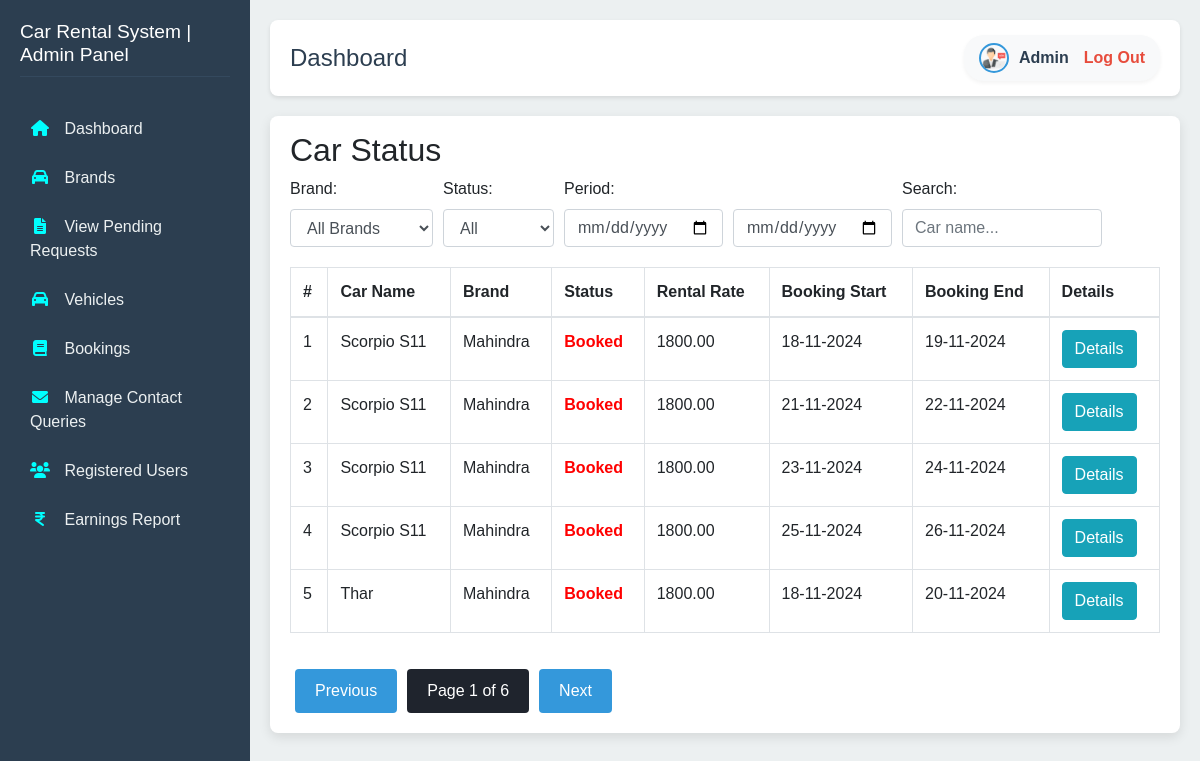
/admin/admin_car_status.php (signed in), run on the app's committed database.
### tables this page shows
CREATE TABLE `vehicles` (
  `id` int(11) NOT NULL,
  `availability` tinyint(1) NOT NULL DEFAULT 1,
  `brand_id` int(11) DEFAULT NULL,
  `vehicle_name` varchar(255) NOT NULL,
  `car_type` enum('SUV','Sedan','Sports','Hatchback') DEFAULT NULL,
  `price_per_day` decimal(10,2) NOT NULL,
  `rent_per_hour` decimal(10,2) NOT NULL,
  `fuel_type` varchar(50) NOT NULL,
  `seating_capacity` int(2) NOT NULL,
  `engine` varchar(10) NOT NULL,
  `transmission` enum('Manual','Automatic') NOT NULL,
  `power` varchar(10) NOT NULL,
  `torque` varchar(10) NOT NULL,
  `fuel_tank_capacity` varchar(10) NOT NULL,
  `mileage` varchar(20) NOT NULL,
  `photos` text NOT NULL,
  `photos1` varchar(150) NOT NULL,
  `photos2` varchar(150) NOT NULL,
  `photos3` varchar(150) NOT NULL,
  `model_year` int(11) NOT NULL,
  `status` tinyint(1) DEFAULT 1
);

CREATE TABLE `brands` (
  `id` int(11) NOT NULL,
  `brand_name` varchar(255) NOT NULL,
  `adding_date` date NOT NULL,
  `updation_date` date NOT NULL
);

CREATE TABLE `booking_req` (
  `id` int(11) NOT NULL,
  `user_id` int(11) NOT NULL,
  `vehicle_id` int(11) NOT NULL,
  `start_date` date NOT NULL,
  `end_date` date NOT NULL,
  `start_time` time DEFAULT NULL,
  `end_time` time DEFAULT NULL,
  `hours_booked` int(11) DEFAULT NULL,
  `days_booked` int(11) DEFAULT NULL,
  `total_price` decimal(10,2) NOT NULL,
  `status` enum('Pending','Approved','Rejected') DEFAULT 'Pending',
  `payment_way` varchar(20) NOT NULL,
  `created_at` timestamp NOT NULL DEFAULT current_timestamp()
);

### admin/admin_car_status.php (the view, shortened to what this page needs)
<?php
require('db_connection.php');
$brand = isset($_GET['brand']) ? $_GET['brand'] : 'all';
$status = isset($_GET['status']) ? $_GET['status'] : 'all';
$start = isset($_GET['start']) ? $_GET['start'] : '';
$end = isset($_GET['end']) ? $_GET['end'] : '';
$search = isset($_GET['search']) ? $_GET['search'] : '';
$page = isset($_GET['page']) ? (int)$_GET['page'] : 1;
$rowsPerPage = 5;
$offset = ($page - 1) * $rowsPerPage;
$query = "SELECT v.id, v.vehicle_name, b.brand_name,
                 IF(br.start_date IS NOT NULL AND br.end_date IS NOT NULL, 'Booked', 'Available') AS status,
                 v.price_per_day AS rental_rate, br.start_date, br.end_date
          FROM vehicles AS v
          INNER JOIN brands AS b ON v.brand_id = b.id
          LEFT JOIN booking_req AS br ON v.id = br.vehicle_id
          WHERE 1";
$countQuery = "SELECT COUNT(*) AS total
               FROM vehicles v
               INNER JOIN brands b ON v.brand_id = b.id
               LEFT JOIN booking_req br ON v.id = br.vehicle_id
               WHERE 1";
$countResult = $conn->query($countQuery);
$totalRows = $countResult->fetch_assoc()['total'];
$total_pages = ceil($totalRows / $rowsPerPage);
$query .= " LIMIT $offset, $rowsPerPage";
$result = $conn->query($query);
?>
<!DOCTYPE html>
<html lang="en">
<head>
    <link rel="stylesheet" href="admin-style.css">
    <link rel="stylesheet" href="https://maxcdn.bootstrapcdn.com/bootstrap/4.5.2/css/bootstrap.min.css">
    <link rel="stylesheet" href="https://cdnjs.cloudflare.com/ajax/libs/font-awesome/6.0.0-beta3/css/all.min.css">
</head>
<body>
<?php require('navbar.php'); ?>
<div class="container">
    <h2>Car Status</h2>
    <div class="filter-container">
        <div>
            <label for="brandFilter">Brand:</label>
            <select id="brandFilter" class="form-control" onchange="applyFilters()">
                <option value="all">All Brands</option>
            </select>
        </div>
        <div>
            <label for="statusFilter">Status:</label>
            <select id="statusFilter" class="form-control" onchange="applyFilters()">
                <option value="all" <?php echo $status == 'all' ? 'selected' : ''; ?>>All</option>
            </select>
        </div>
        <div>
            <label for="timePeriodFilter">Period:</label>
            <div style="display: flex; gap: 10px;">
                <input type="date" id="startDate" class="form-control" value="<?php echo $start; ?>" onchange="applyFilters()">
                <input type="date" id="endDate" class="form-control" value="<?php echo $end; ?>" onchange="applyFilters()">
            </div>
        </div>
        <div>
            <label for="searchBox">Search:</label>
            <input type="text" id="searchBox" class="form-control" placeholder="Car name..." value="<?php echo $search; ?>" onchange="applyFilters()">
        </div>
    </div>
<div class="table-container">
    <table id="carStatusTable" class="table table-bordered">
        <thead>
            <tr>
                <th>#</th>
                <th>Car Name</th>
                <th>Brand</th>
                <th>Status</th>
                <th>Rental Rate</th>
                <th>Booking Start</th>
                <th>Booking End</th>
                <th>Details</th>
            </tr>
        </thead>
        <tbody>
            <?php
            if ($result->num_rows > 0) {
                $counter = $offset + 1;
                while ($row = $result->fetch_assoc()) {
                    $startDate = new DateTime($row['start_date'], new DateTimeZone('UTC'));
                    $startDate->setTimezone(new DateTimeZone('Asia/Kolkata'));
                    $startDateFormatted = $startDate->format('d-m-Y');
                    $endDate = new DateTime($row['end_date'], new DateTimeZone('UTC'));
                    $endDate->setTimezone(new DateTimeZone('Asia/Kolkata'));
                    $endDateFormatted = $endDate->format('d-m-Y');
                    $statusClass = ($row['status'] == 'Available') ? 'status-available' : 'status-booked';
                    $bookingId = $row['id'];
                    echo "<tr>
                            <td>{$counter}</td>
                            <td>{$row['vehicle_name']}</td>
                            <td>{$row['brand_name']}</td>
                            <td class='{$statusClass}'>{$row['status']}</td>
                            <td>{$row['rental_rate']}</td>
                            <td>{$startDateFormatted}</td>
                            <td>{$endDateFormatted}</td>
                            <td><a href='booking_details.php?booking_id={$bookingId}' class='btn btn-info'>Details</a></td>
                          </tr>";
                    $counter++;
                }
            } else {
                echo "<tr><td colspan='8'>No results found.</td></tr>";
            }
            ?>
        </tbody>
    </table>
</div>
<div class="pagination">
    <a href="?brand=<?php echo urlencode($brand); ?>&status=<?php echo urlencode($status); ?>&start=<?php echo urlencode($start); ?>&end=<?php echo urlencode($end); ?>&search=<?php echo urlencode($search); ?>&page=<?php echo ($page > 1) ? $page - 1 : 1; ?>" class="prev-btn">Previous</a>
    <span class="current-page">Page <?php echo $page; ?> of <?php echo $total_pages; ?></span>
    <a href="?brand=<?php echo urlencode($brand); ?>&status=<?php echo urlencode($status); ?>&start=<?php echo urlencode($start); ?>&end=<?php echo urlencode($end); ?>&search=<?php echo urlencode($search); ?>&page=<?php echo ($page < $total_pages) ? $page + 1 : $total_pages; ?>" class="prev-btn">Next</a>
</div>
</div>
</body>
</html>

### admin/admin-style.css (style rules this page uses)
body { font-family: 'Segoe UI', Tahoma, Geneva, Verdana, sans-serif; margin: 0; padding: 0; display: flex; background-color: #f0f4f8; }
.table-container { overflow-x: auto; margin-top: 0.1rem; }
.pagination { margin-top: 20px; text-align: center; }
.pagination a, .pagination span { display: inline-block; padding: 10px 20px; margin: 0 5px; border-radius: 4px; text-decoration: none; color: #fff; background-color: #3498db; transition: background-color 0.3 ease; }
.pagination .current-page { background-color: #1f242d; }

### admin/admin_car_status.php (style rules this page uses)
body { font-family: Arial, sans-serif; margin: 0; background-color: #f4f4f9; }
.container { max-width: 1000px; margin: 0 auto; padding: 20px; padding-top:15px; background-color: #fff; box-shadow: 0 4px 12px rgba(0, 0, 0, 0.1); border-radius: 8px; }
.filter-container, .search-container { display: flex; gap: 10px; flex-wrap: wrap; margin-bottom: 20px; align-items: center; }
.table-container { overflow-x: auto; margin-top: 20px; }
table { width: 100%; border-collapse: collapse; }
th, td { padding: 10px; border: 1px solid #ddd; text-align: left; }
.status-booked { color: red; font-weight: bold; }
.filter-container .form-control { max-width: 200px; }
.pagination { padding-top:0px; }

### data on the page
vehicles: vehicle_name "Scorpio S11", brand.brand_name "Mahindra", status "Booked", price_per_day "1800.00", booking_req.start_date "18-11-2024", booking_req.end_date "19-11-2024", booking_req.start_date "21-11-2024", booking_req.end_date "22-11-2024", booking_req.start_date "23-11-2024", booking_req.end_date "24-11-2024", booking_req.start_date "25-11-2024", booking_req.end_date "26-11-2024"
vehicles: vehicle_name "Thar", brand.brand_name "Mahindra", status "Booked", price_per_day "1800.00", booking_req.start_date "18-11-2024", booking_req.end_date "20-11-2024"

### other printed values
$page "1"
$total_pages "6"
